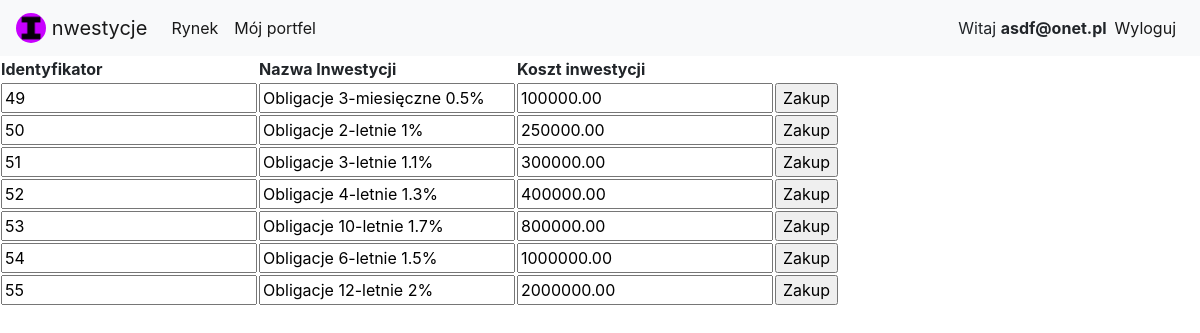
Page /Obligacje/obligacje.php (signed in) on the committed database.
### tables this page shows
CREATE TABLE `inwestycje` (
  `idInwestycje` int(11) NOT NULL,
  `nazwa` varchar(45) NOT NULL,
  `id_typ` int(11) NOT NULL,
  `koszt_inwestycji` decimal(10,2) NOT NULL,
  `Wykupione` tinyint(1) DEFAULT NULL
);

### Obligacje/obligacje.php (the view, shortened to what this page needs)
<!DOCTYPE html>
<html>
<head>
  <link rel="stylesheet" href="https://stackpath.bootstrapcdn.com/bootstrap/4.4.1/css/bootstrap.min.css">
</head>
<body>
  <nav class="navbar navbar-expand-lg navbar-light bg-light">
    <a class="navbar-brand" href="../index.php">
        <img src="../favicon.ico" width="30" height="30" class="d-inline-block align-top rounded-circle" alt="">
        nwestycje
      </a>
  <div class="collapse navbar-collapse" id="navbarNav">
    <ul class="navbar-nav">
      <li class="nav-item">
        <a class="nav-link active" href="../rynek.php">Rynek</a>
      </li>
      <li class="nav-item">
        <a class="nav-link active" href="../mojportfel.php">Mój portfel</a>
      </li>
			</ul>
			<ul class="navbar-nav ml-auto">
      <li class="nav-item active mt-2">
        <?php  if (isset($_SESSION['email'])) : ?>
			Witaj <strong><?php echo $_SESSION['email']; ?></strong>
          </li>
        <li class="nav-item active">
			<a class="nav-link" href="../index.php?logout='1'">Wyloguj</a>
        </li>
          <?php endif ?>
    </ul>
  </div>
</nav>
<section>
<?php
		$Connection = new mysqli('localhost', 'root', '', 'mydb');
		$Connection->set_charset("utf8");
        $Query = "SELECT * FROM inwestycje WHERE id_typ=5 AND Wykupione=0";
		$Result = $Connection->query($Query);
		echo "<table>";
		echo "<tr><th>Identyfikator</th><th>Nazwa Inwestycji</th>
        <th>Koszt inwestycji</th>
        </tr>";
		if ($Result->num_rows > 0)
		{
			while ($Row = $Result->fetch_array())
			{
				echo "<tr><form method='post' action='Zakup.php'>
				<td><input type='text' value='$Row[0]' name='Identyfikator'/></td>
				<td><input type='text' value='$Row[1]' name='Nazwa Inwestycji'/></td>
                <td><input type='text' value='$Row[3]' name='Koszt Inwestycji'/></td>
				<td><input type='submit' value='Zakup'/></td>
				</form></tr>";
			}
		}
		echo "</table>";
?>
    </section>
</body>
</html>

### rows in the picture
inwestycje: Identyfikator "49", nazwa "Obligacje 3-miesięczne 0.5%", koszt_inwestycji "100000.00"
inwestycje: Identyfikator "50", nazwa "Obligacje 2-letnie 1%", koszt_inwestycji "250000.00"
inwestycje: Identyfikator "51", nazwa "Obligacje 3-letnie 1.1%", koszt_inwestycji "300000.00"
inwestycje: Identyfikator "52", nazwa "Obligacje 4-letnie 1.3%", koszt_inwestycji "400000.00"
inwestycje: Identyfikator "53", nazwa "Obligacje 10-letnie 1.7%", koszt_inwestycji "800000.00"
inwestycje: Identyfikator "54", nazwa "Obligacje 6-letnie 1.5%", koszt_inwestycji "1000000.00"
inwestycje: Identyfikator "55", nazwa "Obligacje 12-letnie 2%", koszt_inwestycji "2000000.00"

### other values in the picture
$_SESSION['email'] "asdf@onet.pl"
